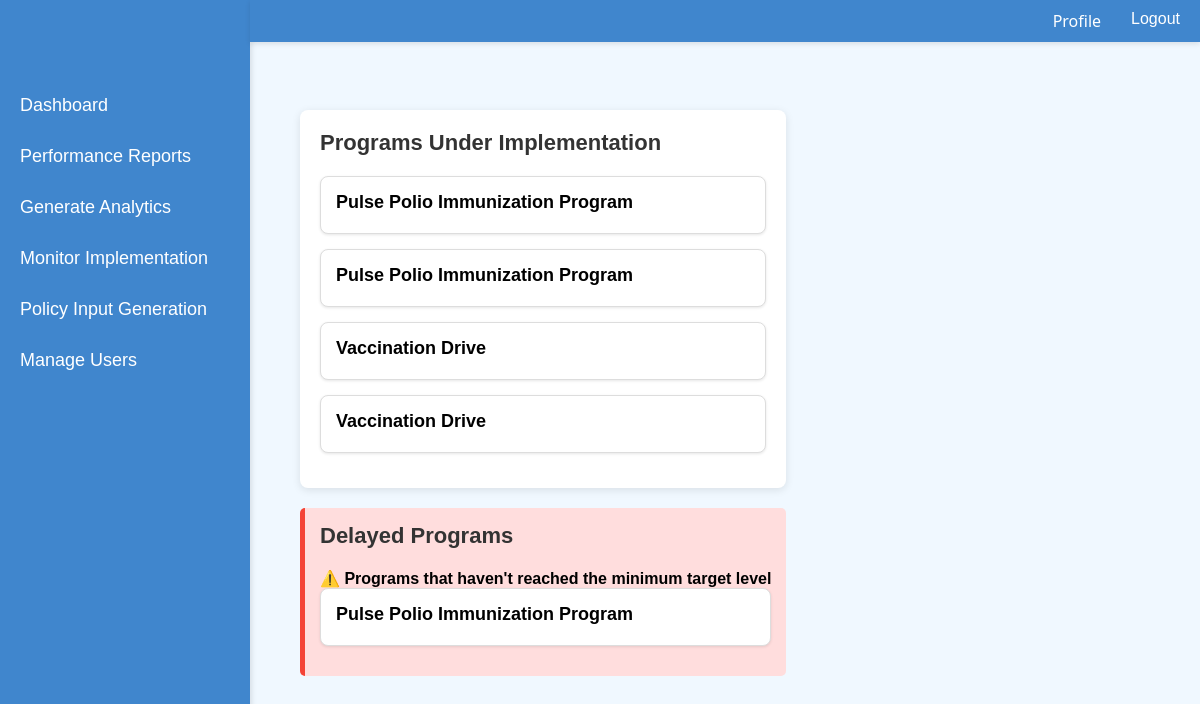
The app's page /monitor (signed in) with its own data.
### app.py (models this page shows)
class DataEntry(db.Model):
    __tablename__ = 'data_entries'
    id = db.Column(db.Integer, primary_key=True)
    hospital_id = db.Column(db.Integer, db.ForeignKey('hospitals.hospital_id'), nullable=False)
    program_name = db.Column(db.String(100), nullable=False)
    program_id = db.Column(db.Integer, db.ForeignKey('policy_inputs.id'),nullable=False)
    start_date = db.Column(db.String(50), nullable=False)
    proposed_end_date = db.Column(db.String(50), nullable=False)
    actual_end_date = db.Column(db.String(50), nullable=True)
    status = db.Column(db.String(50), nullable=False)
    people_participated = db.Column(db.Integer, nullable=True)
    delayed = db.Column(db.String(10), nullable=False)
    delay_reason = db.Column(db.Text, nullable=True)
    updated_by = db.Column(db.String(100), nullable=False)
    department = db.Column(db.String(100), nullable=True)
    current_data = db.Column(db.String(50), nullable=True)

### app.py (the view)
@app.route('/monitor')
def monitor():
        if 'user_id' not in session:
            flash("You must log in first", "error")
            return redirect(url_for('login'))
        conn = sqlite3.connect('db/hdims.db')
        conn.row_factory = sqlite3.Row
        cursor = conn.cursor()
        user_id = session.get('user_id')
        print("User ID from session:", user_id)  # Debug line
        cursor.execute("SELECT id, username, email, role, hospital_id FROM user WHERE id = ?", (user_id,))
        user = cursor.fetchone()
        print("User query result:", user)  # Debug line
        if user:
            user_info = {
                "id": user["id"],
                "username": user["username"],
                "email": user["email"],
                "role": user["role"],
                "hospital_id": user["hospital_id"]
            }
        else:
            conn.close()
            flash("User not found", "error")
            return redirect(url_for('login'))
        all_programs = db.session.query(
            DataEntry,
            Hospital.name  # Use 'name' instead of 'hospital_name'
        ).join(
            Hospital, DataEntry.hospital_id == Hospital.hospital_id
        ).all()
        under_implementation = []
        delayed_programs = []
        for data_entry, hospital_name in all_programs:
            program_info = {
                'program_name': data_entry.program_name,
                'start_date': data_entry.start_date,
                'proposed_end_date': data_entry.proposed_end_date,
                'actual_end_date': data_entry.actual_end_date,
                'people_participated': data_entry.people_participated,
                'hospital_id': data_entry.hospital_id,
                'hospital_name': hospital_name,  # Still keep this key as 'hospital_name' for clarity
                'updated_by': data_entry.updated_by,
                'delayed': data_entry.delayed,
                'delay_reason': data_entry.delay_reason,
                'status': data_entry.status,
                'current_data':data_entry.current_data
            }
            if data_entry.status == "In Progress":
                under_implementation.append(program_info)
            elif data_entry.status == "Delayed":
                delayed_programs.append(program_info)
        return render_template('monitor.html',
                            under_implementation=under_implementation,
                            delayed_programs=delayed_programs,user=user_info)

### templates/monitor.html (shortened to what this page needs)
<!DOCTYPE html>
<html lang="en">
<head>
</head>
<body>
        <div class="topbar">
            <div class="profile" onclick="toggleProfile()">
                <a href="#"><span style="color:white;">Profile</span></a>
              </div>
            <a href="#" onclick="confirmLogout()" style="color:white;">Logout</a>
        </div>
    <div class="sidebar">
        <a href="{{ url_for('superadmin_dashboard') }}">Dashboard</a>
        <a href="{{ url_for('view') }}">Performance Reports</a>
        <a href="{{ url_for('generat') }}">Generate Analytics</a>
        <a href="{{ url_for('monitor') }}">Monitor Implementation</a>
        <a href="{{ url_for('policy_data') }}">Policy Input Generation</a>
        <a href="{{ url_for('manage_user') }}">Manage Users</a>
    </div>
    <div class="container">
    <div class="monitor-section">
        <h3>Programs Under Implementation</h3>
        {% for program in under_implementation %}
        <div class="program-box" onclick="toggleDetails(this)">
            <div class="program-title">{{ program.program_name }}</div>
        </div>
        {% endfor %}
    </div>
<div class="delayed-section">
    <h3>Delayed Programs</h3>
    <h4>⚠️ Programs that haven't reached the minimum target level</h4>
    {% for program in delayed_programs %}
    <div class="program-box" onclick="toggleDetails(this)">
        <div class="program-title">{{ program.program_name }}</div>
    </div>
    {% endfor %}
</div>
    </div>
</body>
</html>

### templates/monitor.html (style rules this page uses)
* { margin: 0; padding: 0; box-sizing: border-box; }
.container { padding: 30px; margin-left: 270px; margin-top: 80px; }
body { font-family: Arial, sans-serif; background-color: #f0f8ff; display: flex; }
.sidebar { position: fixed; top: 0; left: 0; width: 250px; height: 100%; background-color: #4086cd; padding-top: 80px; box-shadow: 2px 0 5px rgba(0, 0, 0, 0.1); z-index: 1; }
.sidebar a { display: block; color: white; padding: 15px 20px; text-decoration: none; font-size: 18px; transition: background-color 0.3s ease, color 0.3s ease; }
.topbar { width: calc(100% - 250px); background-color: #4086cd; padding: 10px 20px; position: fixed; top: 0; left: 250px; display: flex; justify-content: flex-start; box-shadow: 0 2px 5px rgba(0, 0, 0, 0.1); z-index: 10; }
.topbar .profile { position: relative; display: flex; align-items: center; gap: 12px; margin-left: auto; margin-right: 30px; font: 16px "Segoe UI", Tahoma, sans-serif; color: #fff; cursor: pointer; z-index: 50; }
a { text-decoration: none; }
.monitor-section { background-color: white; padding: 20px; border-radius: 8px; box-shadow: 0 2px 8px rgba(0, 0, 0, 0.1); margin-bottom: 20px; }
.monitor-section h3, .delayed-section h3 { font-size: 22px; color: #333; margin-bottom: 20px; }
.program-box { background-color: #fff; padding: 15px; border: 1px solid #ddd; border-radius: 8px; margin-bottom: 15px; cursor: pointer; box-shadow: 0 1px 3px rgba(0, 0, 0, 0.1); }
.program-title { font-size: 18px; font-weight: bold; margin-bottom: 5px; }
.delayed-section { background-color: #ffdddd; padding: 15px; border-left: 5px solid #f44336; margin-bottom: 20px; border-radius: 5px; }

### records on screen
DataEntry: program_name "Pulse Polio Immunization Program"
DataEntry: program_name "Pulse Polio Immunization Program"
DataEntry: program_name "Vaccination Drive"
DataEntry: program_name "Vaccination Drive"
DataEntry: program_name "Pulse Polio Immunization Program"
